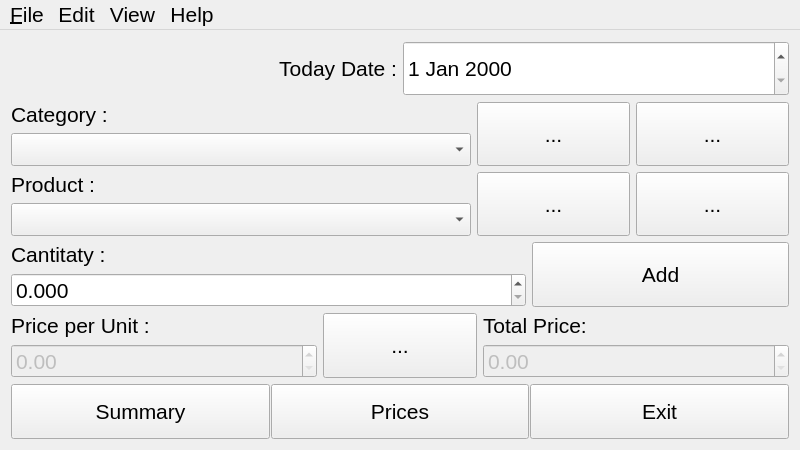
<?xml version="1.0" encoding="UTF-8"?>
<ui version="4.0">
 <class>eXpensesClass</class>
 <widget class="QMainWindow" name="eXpensesClass">
  <property name="geometry">
   <rect>
    <x>0</x>
    <y>0</y>
    <width>800</width>
    <height>450</height>
   </rect>
  </property>
  <property name="minimumSize">
   <size>
    <width>240</width>
    <height>285</height>
   </size>
  </property>
  <property name="maximumSize">
   <size>
    <width>800</width>
    <height>800</height>
   </size>
  </property>
  <property name="font">
   <font>
    <pointsize>16</pointsize>
   </font>
  </property>
  <property name="windowTitle">
   <string>eXpenses</string>
  </property>
  <widget class="QWidget" name="centralWidget">
   <layout class="QVBoxLayout" name="verticalLayout_6">
    <item>
     <layout class="QHBoxLayout" name="horizontalLayout_5">
      <item>
       <widget class="QLabel" name="m_lDate">
        <property name="text">
         <string>Today Date :</string>
        </property>
        <property name="alignment">
         <set>Qt::AlignRight|Qt::AlignTrailing|Qt::AlignVCenter</set>
        </property>
       </widget>
      </item>
      <item>
       <widget class="QDateEdit" name="m_deDate">
        <property name="enabled">
         <bool>true</bool>
        </property>
        <property name="sizePolicy">
         <sizepolicy hsizetype="Minimum" vsizetype="Minimum">
          <horstretch>0</horstretch>
          <verstretch>0</verstretch>
         </sizepolicy>
        </property>
       </widget>
      </item>
     </layout>
    </item>
    <item>
     <layout class="QHBoxLayout" name="horizontalLayout_4" stretch="3,1,1">
      <item>
       <layout class="QVBoxLayout" name="verticalLayout_2">
        <item>
         <widget class="QLabel" name="m_lCategory">
          <property name="sizePolicy">
           <sizepolicy hsizetype="Preferred" vsizetype="Fixed">
            <horstretch>0</horstretch>
            <verstretch>0</verstretch>
           </sizepolicy>
          </property>
          <property name="text">
           <string>Category :</string>
          </property>
         </widget>
        </item>
        <item>
         <widget class="QComboBox" name="m_cbCategory">
          <property name="sizePolicy">
           <sizepolicy hsizetype="Preferred" vsizetype="Minimum">
            <horstretch>0</horstretch>
            <verstretch>0</verstretch>
           </sizepolicy>
          </property>
         </widget>
        </item>
       </layout>
      </item>
      <item>
       <widget class="QToolButton" name="m_tbNewCategory">
        <property name="sizePolicy">
         <sizepolicy hsizetype="Preferred" vsizetype="Preferred">
          <horstretch>0</horstretch>
          <verstretch>0</verstretch>
         </sizepolicy>
        </property>
        <property name="text">
         <string>...</string>
        </property>
        <property name="icon">
         <iconset resource="expenses.qrc">
          <normaloff>:/eXpenses/Resources/add.png</normaloff>:/eXpenses/Resources/add.png</iconset>
        </property>
       </widget>
      </item>
      <item>
       <widget class="QToolButton" name="m_tbDeleteCategory">
        <property name="sizePolicy">
         <sizepolicy hsizetype="Preferred" vsizetype="Preferred">
          <horstretch>0</horstretch>
          <verstretch>0</verstretch>
         </sizepolicy>
        </property>
        <property name="text">
         <string>...</string>
        </property>
        <property name="icon">
         <iconset resource="expenses.qrc">
          <normaloff>:/eXpenses/Resources/remove.png</normaloff>:/eXpenses/Resources/remove.png</iconset>
        </property>
       </widget>
      </item>
     </layout>
    </item>
    <item>
     <layout class="QHBoxLayout" name="horizontalLayout_3" stretch="3,1,1">
      <item>
       <layout class="QVBoxLayout" name="verticalLayout_3">
        <item>
         <widget class="QLabel" name="m_lProductl">
          <property name="sizePolicy">
           <sizepolicy hsizetype="Preferred" vsizetype="Fixed">
            <horstretch>0</horstretch>
            <verstretch>0</verstretch>
           </sizepolicy>
          </property>
          <property name="text">
           <string>Product :</string>
          </property>
         </widget>
        </item>
        <item>
         <widget class="QComboBox" name="m_cbProduct">
          <property name="sizePolicy">
           <sizepolicy hsizetype="Preferred" vsizetype="Minimum">
            <horstretch>0</horstretch>
            <verstretch>0</verstretch>
           </sizepolicy>
          </property>
         </widget>
        </item>
       </layout>
      </item>
      <item>
       <widget class="QToolButton" name="m_tbNewProduct">
        <property name="sizePolicy">
         <sizepolicy hsizetype="Preferred" vsizetype="Preferred">
          <horstretch>0</horstretch>
          <verstretch>0</verstretch>
         </sizepolicy>
        </property>
        <property name="text">
         <string>...</string>
        </property>
        <property name="icon">
         <iconset resource="expenses.qrc">
          <normaloff>:/eXpenses/Resources/add.png</normaloff>:/eXpenses/Resources/add.png</iconset>
        </property>
       </widget>
      </item>
      <item>
       <widget class="QToolButton" name="m_tbDeleteProduct">
        <property name="sizePolicy">
         <sizepolicy hsizetype="Preferred" vsizetype="Preferred">
          <horstretch>0</horstretch>
          <verstretch>0</verstretch>
         </sizepolicy>
        </property>
        <property name="text">
         <string>...</string>
        </property>
        <property name="icon">
         <iconset resource="expenses.qrc">
          <normaloff>:/eXpenses/Resources/remove.png</normaloff>:/eXpenses/Resources/remove.png</iconset>
        </property>
       </widget>
      </item>
     </layout>
    </item>
    <item>
     <layout class="QHBoxLayout" name="horizontalLayout_6" stretch="2,1">
      <item>
       <layout class="QVBoxLayout" name="verticalLayout">
        <item>
         <widget class="QLabel" name="m_lCantitaty">
          <property name="sizePolicy">
           <sizepolicy hsizetype="Preferred" vsizetype="Fixed">
            <horstretch>0</horstretch>
            <verstretch>0</verstretch>
           </sizepolicy>
          </property>
          <property name="text">
           <string>Cantitaty :</string>
          </property>
         </widget>
        </item>
        <item>
         <widget class="f4QDoubleSpinBoxTouchable" name="m_dsbCantitaty">
          <property name="sizePolicy">
           <sizepolicy hsizetype="Minimum" vsizetype="Minimum">
            <horstretch>0</horstretch>
            <verstretch>0</verstretch>
           </sizepolicy>
          </property>
          <property name="decimals">
           <number>3</number>
          </property>
          <property name="maximum">
           <double>999999.989999999990687</double>
          </property>
         </widget>
        </item>
       </layout>
      </item>
      <item>
       <widget class="QPushButton" name="m_pbAddProduct">
        <property name="sizePolicy">
         <sizepolicy hsizetype="Minimum" vsizetype="Preferred">
          <horstretch>0</horstretch>
          <verstretch>0</verstretch>
         </sizepolicy>
        </property>
        <property name="text">
         <string>Add</string>
        </property>
       </widget>
      </item>
     </layout>
    </item>
    <item>
     <layout class="QHBoxLayout" name="horizontalLayout_2" stretch="2,1,2">
      <item>
       <layout class="QVBoxLayout" name="verticalLayout_4">
        <item>
         <widget class="QLabel" name="m_lPrice">
          <property name="sizePolicy">
           <sizepolicy hsizetype="Preferred" vsizetype="Fixed">
            <horstretch>0</horstretch>
            <verstretch>0</verstretch>
           </sizepolicy>
          </property>
          <property name="text">
           <string>Price per Unit :</string>
          </property>
         </widget>
        </item>
        <item>
         <widget class="f4QDoubleSpinBoxTouchable" name="m_dsbPrice">
          <property name="enabled">
           <bool>false</bool>
          </property>
          <property name="sizePolicy">
           <sizepolicy hsizetype="Minimum" vsizetype="Minimum">
            <horstretch>0</horstretch>
            <verstretch>0</verstretch>
           </sizepolicy>
          </property>
          <property name="minimumSize">
           <size>
            <width>0</width>
            <height>20</height>
           </size>
          </property>
          <property name="maximum">
           <double>999999.989999999990687</double>
          </property>
         </widget>
        </item>
       </layout>
      </item>
      <item>
       <widget class="QToolButton" name="m_tbNewPrice">
        <property name="sizePolicy">
         <sizepolicy hsizetype="Preferred" vsizetype="Preferred">
          <horstretch>0</horstretch>
          <verstretch>0</verstretch>
         </sizepolicy>
        </property>
        <property name="text">
         <string>...</string>
        </property>
        <property name="icon">
         <iconset resource="expenses.qrc">
          <normaloff>:/eXpenses/Resources/add.png</normaloff>:/eXpenses/Resources/add.png</iconset>
        </property>
       </widget>
      </item>
      <item>
       <layout class="QVBoxLayout" name="verticalLayout_5">
        <item>
         <widget class="QLabel" name="label">
          <property name="sizePolicy">
           <sizepolicy hsizetype="Preferred" vsizetype="Fixed">
            <horstretch>0</horstretch>
            <verstretch>0</verstretch>
           </sizepolicy>
          </property>
          <property name="text">
           <string>Total Price:</string>
          </property>
         </widget>
        </item>
        <item>
         <widget class="f4QDoubleSpinBoxTouchable" name="m_dsbTotalPrice">
          <property name="enabled">
           <bool>false</bool>
          </property>
          <property name="sizePolicy">
           <sizepolicy hsizetype="Minimum" vsizetype="Minimum">
            <horstretch>0</horstretch>
            <verstretch>0</verstretch>
           </sizepolicy>
          </property>
          <property name="minimumSize">
           <size>
            <width>0</width>
            <height>20</height>
           </size>
          </property>
          <property name="maximum">
           <double>999999.989999999990687</double>
          </property>
         </widget>
        </item>
       </layout>
      </item>
     </layout>
    </item>
    <item>
     <layout class="QHBoxLayout" name="horizontalLayout">
      <property name="spacing">
       <number>1</number>
      </property>
      <item>
       <widget class="QPushButton" name="m_pbSummary">
        <property name="sizePolicy">
         <sizepolicy hsizetype="Minimum" vsizetype="Minimum">
          <horstretch>0</horstretch>
          <verstretch>0</verstretch>
         </sizepolicy>
        </property>
        <property name="text">
         <string>Summary</string>
        </property>
       </widget>
      </item>
      <item>
       <widget class="QPushButton" name="m_pbPrices">
        <property name="sizePolicy">
         <sizepolicy hsizetype="Minimum" vsizetype="Minimum">
          <horstretch>0</horstretch>
          <verstretch>0</verstretch>
         </sizepolicy>
        </property>
        <property name="text">
         <string>Prices</string>
        </property>
       </widget>
      </item>
      <item>
       <widget class="QPushButton" name="pushButton">
        <property name="sizePolicy">
         <sizepolicy hsizetype="Minimum" vsizetype="Minimum">
          <horstretch>0</horstretch>
          <verstretch>0</verstretch>
         </sizepolicy>
        </property>
        <property name="text">
         <string>Exit</string>
        </property>
       </widget>
      </item>
     </layout>
    </item>
   </layout>
  </widget>
  <widget class="QMenuBar" name="menuBar">
   <property name="geometry">
    <rect>
     <x>0</x>
     <y>0</y>
     <width>800</width>
     <height>21</height>
    </rect>
   </property>
   <widget class="QMenu" name="menu_File">
    <property name="title">
     <string>&amp;File</string>
    </property>
    <widget class="QMenu" name="menuNew">
     <property name="title">
      <string>New</string>
     </property>
     <addaction name="actionNew_Category"/>
     <addaction name="actionNew_Product"/>
     <addaction name="actionNew_Price"/>
    </widget>
    <addaction name="actionExit"/>
    <addaction name="menuNew"/>
   </widget>
   <widget class="QMenu" name="menuEdit">
    <property name="title">
     <string>Edit</string>
    </property>
    <addaction name="actionEdit_Category"/>
    <addaction name="actionEdit_Product"/>
    <addaction name="actionEdit_Price"/>
   </widget>
   <widget class="QMenu" name="menuHelp">
    <property name="title">
     <string>Help</string>
    </property>
    <addaction name="actionHelp"/>
    <addaction name="actionAbout"/>
   </widget>
   <widget class="QMenu" name="menuView">
    <property name="title">
     <string>View</string>
    </property>
    <addaction name="actionView_Summary"/>
    <addaction name="actionView_Categories"/>
    <addaction name="actionView_Products"/>
    <addaction name="actionView_Price_Evolution"/>
   </widget>
   <addaction name="menu_File"/>
   <addaction name="menuEdit"/>
   <addaction name="menuView"/>
   <addaction name="menuHelp"/>
  </widget>
  <action name="actionExit">
   <property name="text">
    <string>E&amp;xit</string>
   </property>
  </action>
  <action name="actionEdit_Category">
   <property name="text">
    <string>Edit Category</string>
   </property>
  </action>
  <action name="actionEdit_Product">
   <property name="text">
    <string>Edit Product</string>
   </property>
  </action>
  <action name="actionView_Summary">
   <property name="text">
    <string>View Summary</string>
   </property>
  </action>
  <action name="actionView_Price_Evolution">
   <property name="text">
    <string>View Price Evolution</string>
   </property>
  </action>
  <action name="actionNew_Category">
   <property name="text">
    <string>New Category</string>
   </property>
  </action>
  <action name="actionNew_Product">
   <property name="text">
    <string>New Product</string>
   </property>
  </action>
  <action name="actionNew_Price">
   <property name="text">
    <string>New Price</string>
   </property>
  </action>
  <action name="actionEdit_Price">
   <property name="text">
    <string>Edit Price</string>
   </property>
  </action>
  <action name="actionView_Categories">
   <property name="text">
    <string>View Categories</string>
   </property>
  </action>
  <action name="actionView_Products">
   <property name="text">
    <string>View Products</string>
   </property>
  </action>
  <action name="actionHelp">
   <property name="text">
    <string>Help</string>
   </property>
  </action>
  <action name="actionAbout">
   <property name="text">
    <string>About</string>
   </property>
  </action>
 </widget>
 <layoutdefault spacing="6" margin="11"/>
 <customwidgets>
  <customwidget>
   <class>f4QDoubleSpinBoxTouchable</class>
   <extends>QDoubleSpinBox</extends>
   <header>f4qdoublespinboxtouchable.h</header>
  </customwidget>
 </customwidgets>
 <resources>
  <include location="expenses.qrc"/>
 </resources>
 <connections>
  <connection>
   <sender>actionExit</sender>
   <signal>triggered()</signal>
   <receiver>eXpensesClass</receiver>
   <slot>close()</slot>
   <hints>
    <hint type="sourcelabel">
     <x>-1</x>
     <y>-1</y>
    </hint>
    <hint type="destinationlabel">
     <x>20</x>
     <y>20</y>
    </hint>
   </hints>
  </connection>
  <connection>
   <sender>m_cbCategory</sender>
   <signal>activated(QString)</signal>
   <receiver>eXpensesClass</receiver>
   <slot>onCategorySelected(QString)</slot>
   <hints>
    <hint type="sourcelabel">
     <x>129</x>
     <y>158</y>
    </hint>
    <hint type="destinationlabel">
     <x>122</x>
     <y>106</y>
    </hint>
   </hints>
  </connection>
  <connection>
   <sender>m_cbProduct</sender>
   <signal>activated(QString)</signal>
   <receiver>eXpensesClass</receiver>
   <slot>onProductSelected(QString)</slot>
   <hints>
    <hint type="sourcelabel">
     <x>115</x>
     <y>230</y>
    </hint>
    <hint type="destinationlabel">
     <x>102</x>
     <y>159</y>
    </hint>
   </hints>
  </connection>
  <connection>
   <sender>m_dsbCantitaty</sender>
   <signal>valueChanged(double)</signal>
   <receiver>eXpensesClass</receiver>
   <slot>onCantitatyChanged(double)</slot>
   <hints>
    <hint type="sourcelabel">
     <x>109</x>
     <y>302</y>
    </hint>
    <hint type="destinationlabel">
     <x>97</x>
     <y>211</y>
    </hint>
   </hints>
  </connection>
  <connection>
   <sender>m_tbNewCategory</sender>
   <signal>clicked()</signal>
   <receiver>eXpensesClass</receiver>
   <slot>newCategory()</slot>
   <hints>
    <hint type="sourcelabel">
     <x>629</x>
     <y>159</y>
    </hint>
    <hint type="destinationlabel">
     <x>231</x>
     <y>84</y>
    </hint>
   </hints>
  </connection>
  <connection>
   <sender>m_tbNewProduct</sender>
   <signal>clicked()</signal>
   <receiver>eXpensesClass</receiver>
   <slot>newProduct()</slot>
   <hints>
    <hint type="sourcelabel">
     <x>629</x>
     <y>231</y>
    </hint>
    <hint type="destinationlabel">
     <x>231</x>
     <y>136</y>
    </hint>
   </hints>
  </connection>
  <connection>
   <sender>m_pbAddProduct</sender>
   <signal>clicked()</signal>
   <receiver>eXpensesClass</receiver>
   <slot>onAddProductClicked()</slot>
   <hints>
    <hint type="sourcelabel">
     <x>740</x>
     <y>303</y>
    </hint>
    <hint type="destinationlabel">
     <x>236</x>
     <y>187</y>
    </hint>
   </hints>
  </connection>
  <connection>
   <sender>pushButton</sender>
   <signal>clicked()</signal>
   <receiver>eXpensesClass</receiver>
   <slot>close()</slot>
   <hints>
    <hint type="sourcelabel">
     <x>759</x>
     <y>439</y>
    </hint>
    <hint type="destinationlabel">
     <x>240</x>
     <y>267</y>
    </hint>
   </hints>
  </connection>
  <connection>
   <sender>m_pbPrices</sender>
   <signal>clicked()</signal>
   <receiver>eXpensesClass</receiver>
   <slot>showPrices()</slot>
   <hints>
    <hint type="sourcelabel">
     <x>389</x>
     <y>439</y>
    </hint>
    <hint type="destinationlabel">
     <x>121</x>
     <y>285</y>
    </hint>
   </hints>
  </connection>
  <connection>
   <sender>m_pbSummary</sender>
   <signal>clicked()</signal>
   <receiver>eXpensesClass</receiver>
   <slot>showSummary()</slot>
   <hints>
    <hint type="sourcelabel">
     <x>41</x>
     <y>439</y>
    </hint>
    <hint type="destinationlabel">
     <x>32</x>
     <y>284</y>
    </hint>
   </hints>
  </connection>
  <connection>
   <sender>m_tbNewPrice</sender>
   <signal>clicked()</signal>
   <receiver>eXpensesClass</receiver>
   <slot>newPrice()</slot>
   <hints>
    <hint type="sourcelabel">
     <x>433</x>
     <y>375</y>
    </hint>
    <hint type="destinationlabel">
     <x>110</x>
     <y>242</y>
    </hint>
   </hints>
  </connection>
  <connection>
   <sender>m_tbDeleteCategory</sender>
   <signal>clicked()</signal>
   <receiver>eXpensesClass</receiver>
   <slot>deleteCategory()</slot>
   <hints>
    <hint type="sourcelabel">
     <x>789</x>
     <y>159</y>
    </hint>
    <hint type="destinationlabel">
     <x>198</x>
     <y>45</y>
    </hint>
   </hints>
  </connection>
  <connection>
   <sender>m_tbDeleteProduct</sender>
   <signal>clicked()</signal>
   <receiver>eXpensesClass</receiver>
   <slot>deleteProduct()</slot>
   <hints>
    <hint type="sourcelabel">
     <x>789</x>
     <y>231</y>
    </hint>
    <hint type="destinationlabel">
     <x>132</x>
     <y>145</y>
    </hint>
   </hints>
  </connection>
 </connections>
 <slots>
  <slot>onCategorySelected(QString)</slot>
  <slot>onProductSelected(QString)</slot>
  <slot>onCantitatyChanged(double)</slot>
  <slot>newCategory()</slot>
  <slot>newProduct()</slot>
  <slot>onAddProductClicked()</slot>
  <slot>showPrices()</slot>
  <slot>showSummary()</slot>
  <slot>newPrice()</slot>
  <slot>deleteCategory()</slot>
  <slot>deleteProduct()</slot>
 </slots>
</ui>
